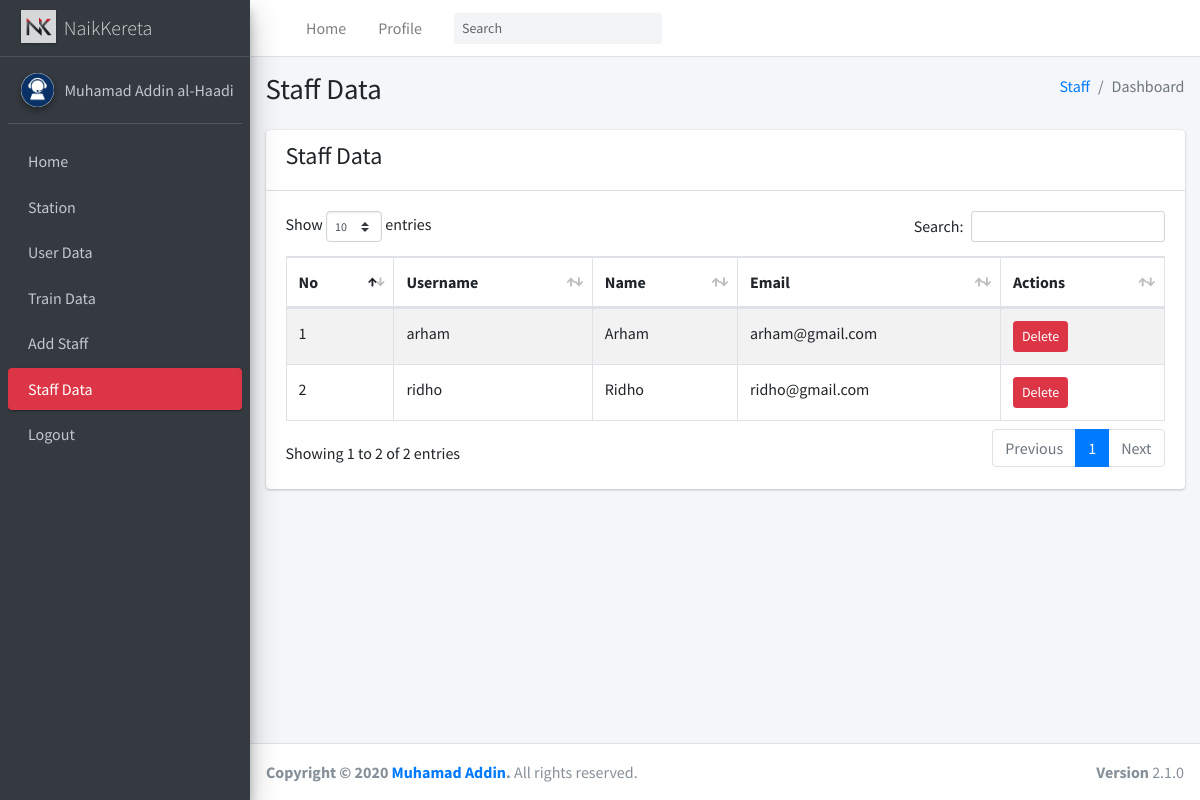
The app's page /managerStaffData.php with its own data.
### tables this page shows
CREATE TABLE `adminn` (
  `id` int(11) NOT NULL,
  `namadepan` varchar(50) NOT NULL,
  `namabelakang` varchar(50) NOT NULL,
  `username` varchar(50) NOT NULL,
  `email` varchar(100) NOT NULL,
  `password` varchar(255) NOT NULL,
  `gambar` varchar(128) NOT NULL
);

CREATE TABLE `staff` (
  `id` int(11) NOT NULL,
  `namadepan` varchar(50) NOT NULL,
  `namabelakang` varchar(50) NOT NULL,
  `username` varchar(50) NOT NULL,
  `email` varchar(100) NOT NULL,
  `password` varchar(255) NOT NULL
);

### functions.php (called while the page is built, shortened)
<?php
$conn = mysqli_connect("localhost", "root", "", "naikkereta");
function query($query)
{
    global $conn;
    $result = mysqli_query($conn, $query);
    $rows = [];
    while ($row = mysqli_fetch_assoc($result)) {
        $rows[] = $row;
    }
    return $rows;
}

### managerStaffData.php (the view, shortened to what this page needs)
<?php
require 'functions.php';
$staff = query("SELECT * FROM staff");
$admin = query("SELECT * FROM adminn");
?>
<!DOCTYPE html>
<html>
<head>
    <link rel="stylesheet" href="adminLte/css/all.min.css" />
    <link rel="stylesheet" href="https://code.ionicframework.com/ionicons/2.0.1/css/ionicons.min.css" />
    <link rel="stylesheet" href="adminLte/css/dataTables.bootstrap4.min.css" />
    <link rel="stylesheet" href="adminLte/css/responsive.bootstrap4.min.css" />
    <link rel="stylesheet" href="dist/css/adminlte.min.css" />
</head>
<body class="hold-transition sidebar-mini">
    <div class="wrapper">
        <nav class="main-header navbar navbar-expand navbar-white navbar-light">
            <ul class="navbar-nav">
                <li class="nav-item">
                    <a class="nav-link" data-widget="pushmenu" href="#" role="button"></a>
                </li>
                <li class="nav-item d-none d-sm-inline-block">
                    <a href="manager2.php" class="nav-link">Home</a>
                </li>
                <li class="nav-item d-none d-sm-inline-block">
                    <a href="profile.php" class="nav-link">Profile</a>
                </li>
            </ul>
            <form class="form-inline ml-3">
                <div class="input-group input-group-sm">
                    <input class="form-control form-control-navbar" type="search" placeholder="Search"
                        aria-label="Search" />
                    <div class="input-group-append">
                        <button class="btn btn-navbar" type="submit">
                        </button>
                    </div>
                </div>
            </form>
            <ul class="navbar-nav ml-auto">
                <li class="nav-item">
                    <a class="nav-link" data-widget="control-sidebar" data-slide="true" href="#" role="button">
                    </a>
                </li>
            </ul>
        </nav>
        <aside class="main-sidebar sidebar-dark-danger elevation-4">
            <a href="" class="brand-link">
                <img src="img/Logo1.jpg" alt="AdminLTE Logo" class="brand-image elevation-1" style="opacity: 0.8;" />
                <span class="brand-text font-weight-light">NaikKereta</span>
            </a>
            <div class="sidebar">
                <?php foreach ($admin as $adm) : ?>
                <div class="user-panel mt-3 pb-3 mb-3 d-flex">
                    <div class="image">
                        <img src="img/<?php echo $adm["gambar"]; ?>" class="img-circle elevation-2" alt="User Image" />
                    </div>
                    <div class="info">
                        <a href="profile.php" class="d-block">
                            <?php echo $adm["namadepan"]; ?>
                            <?php echo $adm["namabelakang"]; ?>
                        </a>
                    </div>
                </div>
                <?php endforeach; ?>
                <nav class="mt-2">
                    <ul class="nav nav-pills nav-sidebar flex-column" data-widget="treeview" role="menu"
                        data-accordion="false">
                        <li class="nav-item">
                            <a href="manager2.php" class="nav-link">
                                <p>
                                    Home
                                </p>
                            </a>
                        </li>
                        <li class="nav-item">
                            <a href="managerStation.php" class="nav-link">
                                <p>Station</p>
                            </a>
                        </li>
                        <li class="nav-item">
                            <a href="managerDataUser.php" class="nav-link ">
                                <p>User Data</p>
                            </a>
                        </li>
                        <li class="nav-item">
                            <a href="managerTrain.php" class="nav-link">
                                <p>Train Data</p>
                            </a>
                        </li>
                        <li class="nav-item">
                            <a href="managerAddStaff.php" class="nav-link">
                                <p>Add Staff</p>
                            </a>
                        </li>
                        <li class="nav-item">
                            <a href="managerStaffData.php" class="nav-link active">
                                <p>Staff Data</p>
                            </a>
                        </li>
                        <li class="nav-item">
                            <a href="main.php" class="nav-link">
                                <p>Logout</p>
                            </a>
                        </li>
                    </ul>
                </nav>
            </div>
        </aside>
        <div class="content-wrapper">
            <section class="content-header">
                <div class="container-fluid">
                    <div class="row mb-2">
                        <div class="col-sm-6">
                            <h1>Staff Data</h1>
                        </div>
                        <div class="col-sm-6">
                            <ol class="breadcrumb float-sm-right">
                                <li class="breadcrumb-item"><a href="#">Staff</a></li>
                                <li class="breadcrumb-item active">Dashboard</li>
                            </ol>
                        </div>
                    </div>
                </div>
            </section>
            <section class="content">
                <div class="container-fluid">
                    <div class="row">
                        <div class="col-12">
                            <div class="card">
                                <div class="card-header">
                                    <h4>Staff Data</h4>
                                </div>
                                <div class="card-body">
                                    <table id="dataMobil" class="table table-bordered table-striped">
                                        <thead>
                                            <tr>
                                                <th>No</th>
                                                <th>Username</th>
                                                <th>Name</th>
                                                <th>Email</th>
                                                <th>Actions</th>
                                            </tr>
                                        </thead>
                                        <tbody>
                                            <?php $i = 1; ?>
                                            <?php foreach ($staff as $row) : ?>
                                            <tr>
                                                <td><?= $i; ?></td>
                                                <td><?= $row["username"]; ?></td>
                                                <td><?= $row["namadepan"]; ?></td>
                                                <td><?= $row["email"]; ?></td>
                                                <td>
                                                    <a href="hapusstaff.php?id=<?php echo $row["id"] ?>"
                                                        class="btn btn-danger btn-sm"
                                                        onclick=" return confirm('yakin?')">Delete</a>
                                                </td>
                                            </tr>
                                            <?php $i++; ?>
                                            <?php endforeach; ?>
                                        </tbody>
                                    </table>
                                </div>
                            </div>
                        </div>
                    </div>
                </div>
            </section>
        </div>
        <footer class="main-footer">
            <div class="float-right d-none d-sm-block"><b>Version</b> 2.1.0</div>
            <strong>Copyright &copy; 2020
                <a href="https://github.com/Addin2nd" target="blank">Muhamad Addin</a>.</strong>
            All rights reserved.
        </footer>
    </div>
</body>
</html>

### records on screen
adminn: gambar (picture), namadepan "Muhamad Addin", namabelakang "al-Haadi"
staff: username "arham", namadepan "Arham", email "arham@gmail.com"
staff: username "ridho", namadepan "Ridho", email "ridho@gmail.com"
